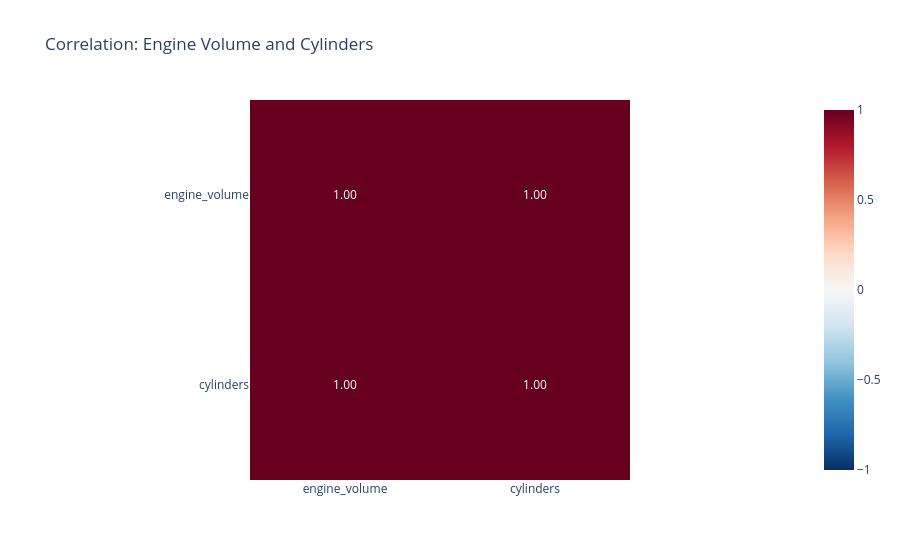

The code cell stored with this chart in its notebook:
### Code cell
corr_matrix = corr_data[["engine_volume", "cylinders"]].corr()

fig_heatmap = px.imshow(
    corr_matrix,
    text_auto=".2f",
    color_continuous_scale="RdBu_r",
    zmin=-1,
    zmax=1,
    title="Correlation: Engine Volume and Cylinders",
)
fig_heatmap.show()

### Figure 1 — Plotly figure (JSON) as saved in the notebook; plotly's stock layout.template omitted (floating-point values rounded to 4 significant figures)
{"data": [{"coloraxis": "coloraxis", "hovertemplate": "x: %{x}<br>y: %{y}<br>color: %{z}<extra></extra>", "name": "0", "texttemplate": "%{z:.2f}", "type": "heatmap", "x": ["engine_volume", "cylinders"], "xaxis": "x", "y": ["engine_volume", "cylinders"], "yaxis": "y", "z": [[1.0, 1.0], [1.0, 1.0]]}], "layout": {"coloraxis": {"autocolorscale": false, "cmax": 1, "cmin": -1, "colorscale": [[0, "rgb(5,48,97)"], [0.1, "rgb(33,102,172)"], [0.2, "rgb(67,147,195)"], [0.3, "rgb(146,197,222)"], [0.4, "rgb(209,229,240)"], [0.5, "rgb(247,247,247)"], [0.6, "rgb(253,219,199)"], [0.7, "rgb(244,165,130)"], [0.8, "rgb(214,96,77)"], [0.9, "rgb(178,24,43)"], [1, "rgb(103,0,31)"]]}, "title": {"text": "Correlation: Engine Volume and Cylinders"}, "xaxis": {"anchor": "y", "constrain": "domain", "domain": [0, 1], "scaleanchor": "y"}, "yaxis": {"anchor": "x", "autorange": "reversed", "constrain": "domain", "domain": [0, 1]}}}
